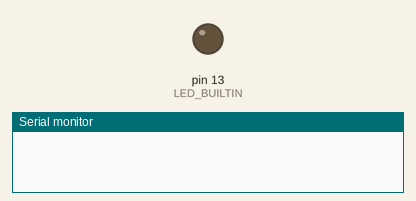
Simulated run of this sketch. Board: Arduino Uno, built with avr-gcc and run on an emulated ATmega328P. On the bench: output pins drawn as LEDs (lit = HIGH), the last lines printed to the serial monitor.

Above: at 0.1 s.
At 91.0 s:
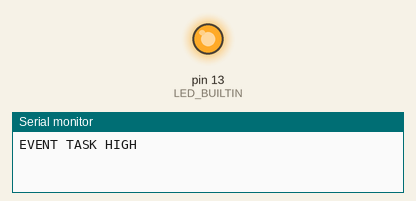
Timing chart, 0 to 92.5 s (numbered marks = the images above):
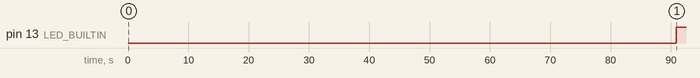

Measured:
- by itself, pin 13 (LED_BUILTIN): LOW → HIGH at 90.9 s

The sketch:

Rtos_SolarPanel.ino
```cpp
/*
 * Author: Luis Fernando
 * Date: 27:05:20
 * Ref:
 * https://microcontrollerslab.com/freertos-counting-semaphore-examples-arduino/
 */

//Rtos
#include <Arduino_FreeRTOS.h>
#include <semphr.h>
#include <event_groups.h>

SemaphoreHandle_t g_semaph;
/*
 * Event
 */
EventGroupHandle_t g_event;

#define DELAY_ADC 100
#define DELAY_OLED 300
#define DELAY_SD 100


const uint8_t task_sensorValue_id =  (1 << 0); // 0x01
const uint8_t task_OLED_id =  (1 << 1); // 0x02
const uint8_t task_SD_id =  (1 << 2); // 0x04
const uint8_t event_task_id = (task_sensorValue_id | task_OLED_id | task_SD_id); // 0x07

uint8_t event_toogle = 0;

uint8_t ev_count = 0;

float voltage = 0;
float current = 0;


void setup()
{
  // put your setup code here, to run once:
  Serial.begin(9600);
  // set the digital pin as output:
  pinMode(LED_BUILTIN, OUTPUT);

  // create semaphore
  if(g_semaph == NULL)
  {
    g_semaph = xSemaphoreCreateCounting(1,1);

    xSemaphoreGive(g_semaph);
  }
  // create event
  g_event = xEventGroupCreate();

   xTaskCreate(Task_sensorValue, // Task function
              "sensorValue", // Task name
              128, // Stack size
              NULL,
              0, // Priority
              NULL );
   xTaskCreate(Task_OLED, // Task function
              "LED_G", // Task name
              128, // Stack size
              NULL,
              0, // Priority
              NULL );
   xTaskCreate(Task_SD, // Task function
              "LED_B", // Task name
              128, // Stack size
              NULL,
              0, // Priority
              NULL );
   xTaskCreate(event_task, // Task function
              "watch_dog", // Task name
              128, // Stack size
              NULL,
              5, // Priority
              NULL );

   vTaskStartScheduler();
}

void loop() {}


/*
 * Task to read the panel voltage
 */
void Task_sensorValue(void *pvParameters)
{
  (void) pvParameters;

  const TickType_t xDelay = DELAY_ADC / portTICK_PERIOD_MS;

  uint16_t sensorValue = analogRead(A0);

  for (;;)
    {
      xSemaphoreTake(g_semaph, portMAX_DELAY);


      //Update Values
      voltage = ( sensorValue * (5.0 / 1023.0) ) - 0.48;
      current = voltage/2.5;

/*event*/
      //Event to store average values
      ev_count++;
      if(10 == ev_count)
      {
        xEventGroupSetBits(g_event, task_sensorValue_id);
      }

      xSemaphoreGive(g_semaph);
      vTaskDelay(xDelay);
    }
  }

void Task_OLED(void *pvParameters)
{
  (void) pvParameters;

  const TickType_t xDelay = DELAY_OLED / portTICK_PERIOD_MS;

  volatile float power = 0;
  volatile float energy = 0;

  for (;;)
    {
      xSemaphoreTake(g_semaph, portMAX_DELAY);

      //Print values on Display


/*event*/
      ev_count++;
      if(20 == ev_count)
      {
        xEventGroupSetBits(g_event, task_OLED_id);
      }

      xSemaphoreGive(g_semaph);
      vTaskDelay(xDelay);

  }
}

void Task_SD(void *pvParameters)
{
  (void) pvParameters;

  const TickType_t xDelay = DELAY_SD / portTICK_PERIOD_MS;

  for (;;)
    {
      xSemaphoreTake(g_semaph, portMAX_DELAY);

/*event*/
      ev_count++;
      if(50 == ev_count)
      {
        xEventGroupSetBits(g_event, task_SD_id);
      }

      xSemaphoreGive(g_semaph);
      vTaskDelay(xDelay);

  }
}

void event_task(void *pvParameters)
{
  (void) pvParameters;

  for(;;)
  {
    uint8_t event_res = xEventGroupWaitBits(g_event,
                                            event_task_id,
                                            pdTRUE, //clear bits on exit
                                            pdTRUE, //wait for all bits to be set
                                            portMAX_DELAY); // wait time
    ev_count = 0;

    if(!event_toogle)
    {
      event_toogle = !event_toogle;
      digitalWrite(LED_BUILTIN, HIGH);
      Serial.println("EVENT TASK HIGH");
    }
    else if(event_toogle)
    {
      event_toogle = !event_toogle;
      digitalWrite(LED_BUILTIN, LOW);
      Serial.println("EVENT TASK LOW");
    }

  }
}
```
